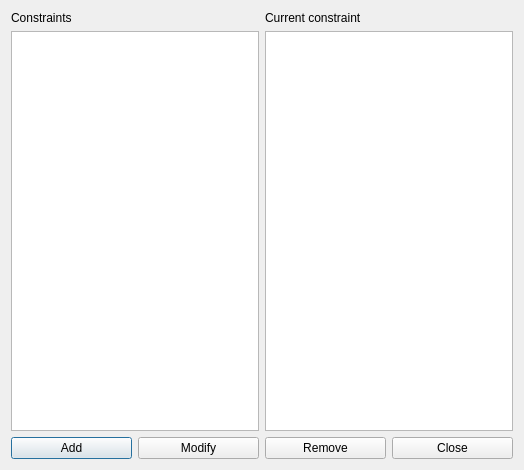
<?xml version="1.0" encoding="UTF-8"?>
<ui version="4.0">
 <class>ConstraintStudentsMaxHoursContinuouslyForm_template</class>
 <widget class="QDialog" name="ConstraintStudentsMaxHoursContinuouslyForm_template">
  <property name="geometry">
   <rect>
    <x>0</x>
    <y>0</y>
    <width>524</width>
    <height>470</height>
   </rect>
  </property>
  <property name="windowTitle">
   <string extracomment="This is the title of the dialog to see the list of all constraints of this type">Constraints students max hours continuously</string>
  </property>
  <layout class="QGridLayout" name="gridLayout">
   <item row="0" column="0">
    <layout class="QVBoxLayout" name="verticalLayout">
     <item>
      <widget class="QLabel" name="constraintsTextLabel">
       <property name="frameShape">
        <enum>QFrame::NoFrame</enum>
       </property>
       <property name="frameShadow">
        <enum>QFrame::Plain</enum>
       </property>
       <property name="text">
        <string>Constraints</string>
       </property>
       <property name="wordWrap">
        <bool>false</bool>
       </property>
      </widget>
     </item>
     <item>
      <widget class="QListWidget" name="constraintsListWidget"/>
     </item>
    </layout>
   </item>
   <item row="0" column="1">
    <layout class="QVBoxLayout" name="verticalLayout_2">
     <item>
      <widget class="QLabel" name="currentConstraintTextLabel">
       <property name="text">
        <string>Current constraint</string>
       </property>
       <property name="wordWrap">
        <bool>false</bool>
       </property>
      </widget>
     </item>
     <item>
      <widget class="QPlainTextEdit" name="currentConstraintTextEdit"/>
     </item>
    </layout>
   </item>
   <item row="1" column="0" colspan="2">
    <layout class="QHBoxLayout" name="horizontalLayout">
     <item>
      <widget class="QPushButton" name="addConstraintPushButton">
       <property name="text">
        <string>Add</string>
       </property>
      </widget>
     </item>
     <item>
      <widget class="QPushButton" name="modifyConstraintPushButton">
       <property name="text">
        <string>Modify</string>
       </property>
      </widget>
     </item>
     <item>
      <widget class="QPushButton" name="removeConstraintPushButton">
       <property name="text">
        <string>Remove</string>
       </property>
      </widget>
     </item>
     <item>
      <widget class="QPushButton" name="closePushButton">
       <property name="text">
        <string>Close</string>
       </property>
      </widget>
     </item>
    </layout>
   </item>
  </layout>
 </widget>
 <layoutdefault spacing="6" margin="11"/>
 <resources/>
 <connections/>
</ui>
